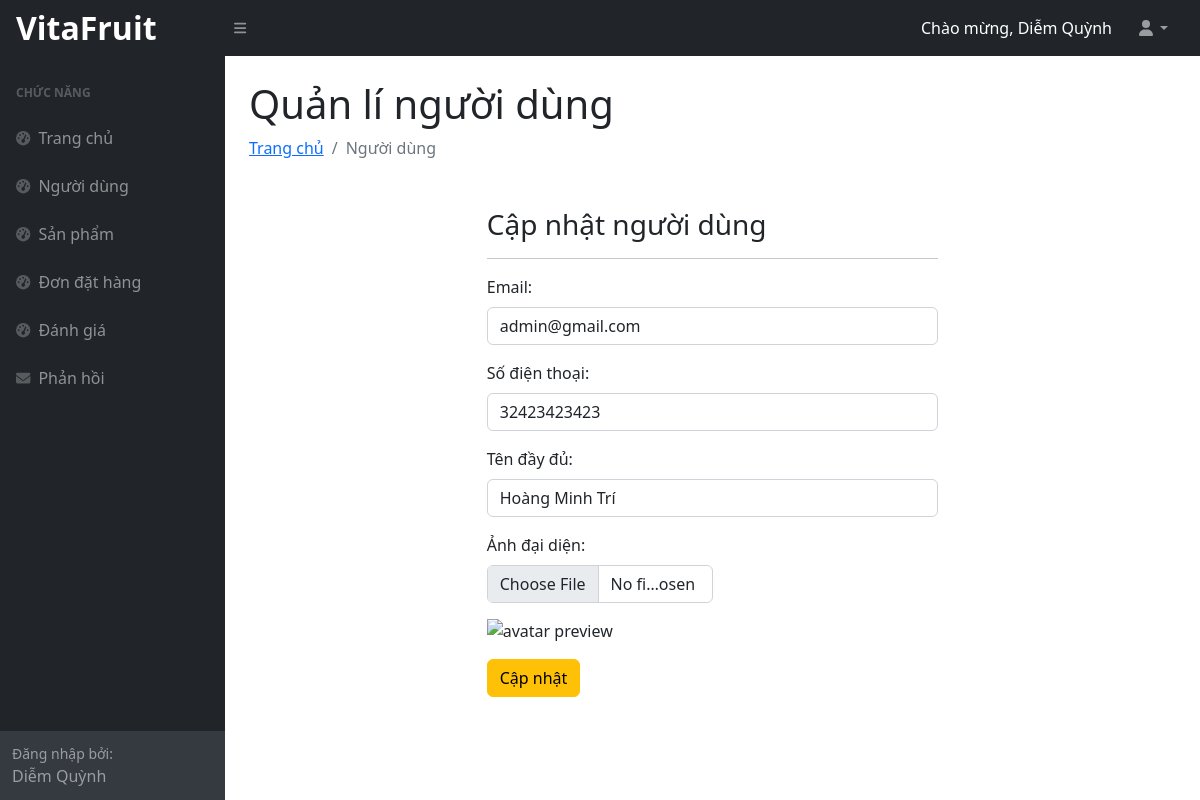
Page /src/admin/user/update.php?id=1 (signed in) on the earlier database version.
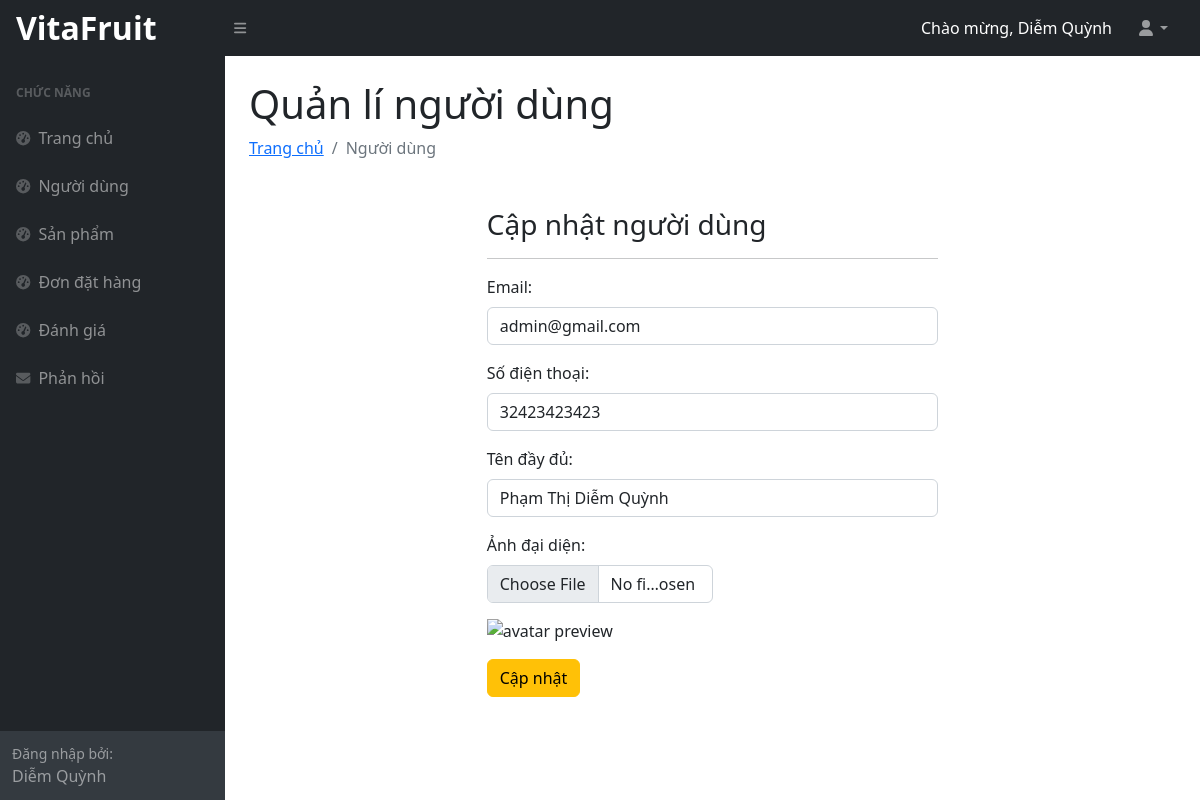
Same page on the later database version.
### tables this page shows
CREATE TABLE `user` (
  `id` int NOT NULL AUTO_INCREMENT,
  `email` varchar(255) NOT NULL,
  `password` varchar(255) NOT NULL,
  `name` varchar(255) NOT NULL,
  `phone` varchar(20) DEFAULT NULL,
  `image` varchar(255) DEFAULT NULL,
  `roleID` int DEFAULT NULL,
  PRIMARY KEY (`id`),
  UNIQUE KEY `email_UNIQUE` (`email`),
  KEY `roleID` (`roleID`),
  CONSTRAINT `user_ibfk_1` FOREIGN KEY (`roleID`) REFERENCES `role` (`id`)
);

### include/database.php (called while the page is built, shortened)
<?php
    function connect()
    {
        $code = @mysqli_connect("localhost", "root", "");
        mysqli_select_db($code, "vitafruit");
        return $code;
    }
    function view(string $query)
    {
        $code = connect();
        $kq = mysqli_query($code, $query);
        return $kq;
    }
?>

### src/admin/user/update.php (the view, shortened to what this page needs)
<!DOCTYPE html>
<html lang="en">
<head>
    <link href="../resources/css/styles.css" rel="stylesheet" />
    <?php
        include_once '../../../include/database.php';
    ?>
    <?php
        $id = $_GET['id'];
        $query = "select * from user where id = ".$id;
        $kq = view($query);
        $user = mysqli_fetch_assoc($kq);
        $email = $user['email'];
        $fullname = $user['name'];
        $phone = $user['phone'];
    ?>
</head>
<body class="sb-nav-fixed">
    <?php include_once '../layout/header.php' ?>
    <div id="layoutSidenav">
        <?php include_once '../layout/sidebar.php' ?>
        <div id="layoutSidenav_content">
            <main>
                <div class="container-fluid px-4">
                    <h1 class="mt-4">Quản lí người dùng</h1>
                    <ol class="breadcrumb mb-4">
                        <li class="breadcrumb-item"><a href="/admin">Trang chủ</a></li>
                        <li class="breadcrumb-item active">Người dùng</li>
                    </ol>
                    <div class="mt-5">
                        <div class="row">
                            <div class="col-md-6 col-12 mx-auto">
                                <h3>Cập nhật người dùng</h3>
                                <hr />
                                <form method="post" action="" enctype="multipart/form-data">
                                    <div class="mb-3">
                                        <label class="form-label">Email:</label>
                                        <input type="email" class="form-control" name="email" readonly="true"
                                            value="<?php echo isset($email) ? $email : ''; ?>" />
                                    </div>
                                    <div class="mb-3">
                                        <label class="form-label">Số điện thoại:</label>
                                        <input type="text"
                                            class="form-control <?php echo !empty($error['phone']) ? 'is-invalid' : ''; ?>"
                                            name="phone" value="<?php echo isset($phone) ? $phone : ''; ?>" />
                                    </div>
                                    <div class="mb-3">
                                        <label class="form-label">Tên đầy đủ:</label>
                                        <input type="text"
                                            class="form-control <?php echo !empty($error['fullname']) ? 'is-invalid' : ''; ?>"
                                            name="fullname" value="<?php echo isset($fullname) ? $fullname : ''; ?>" />
                                    </div>
                                    <div class="mb-3 col-12 col-md-6">
                                        <label for="avatarFile" class="form-label">Ảnh đại diện:</label>
                                        <input class="form-control" type="file" id="avatarFile"
                                            accept=".png, .jpg, .jpeg" name="DiemQuynhFile" />
                                    </div>
                                    <div class="col-12 mb-3">
                                        <img style="max-height: 250px; display: none;" alt="avatar preview"
                                            id="avatarPreview" />
                                    </div>
                                    <button type="submit" class="btn btn-warning">Cập nhật</button>
                                </form>
                            </div>
                        </div>
                    </div>
                </div>
            </main>
        </div>
    </div>
</body>
</html>

Differences in the rows shown:
changed user "admin@gmail.com": fullname "Hoàng Minh Trí" → "Phạm Thị Diễm Quỳnh"
